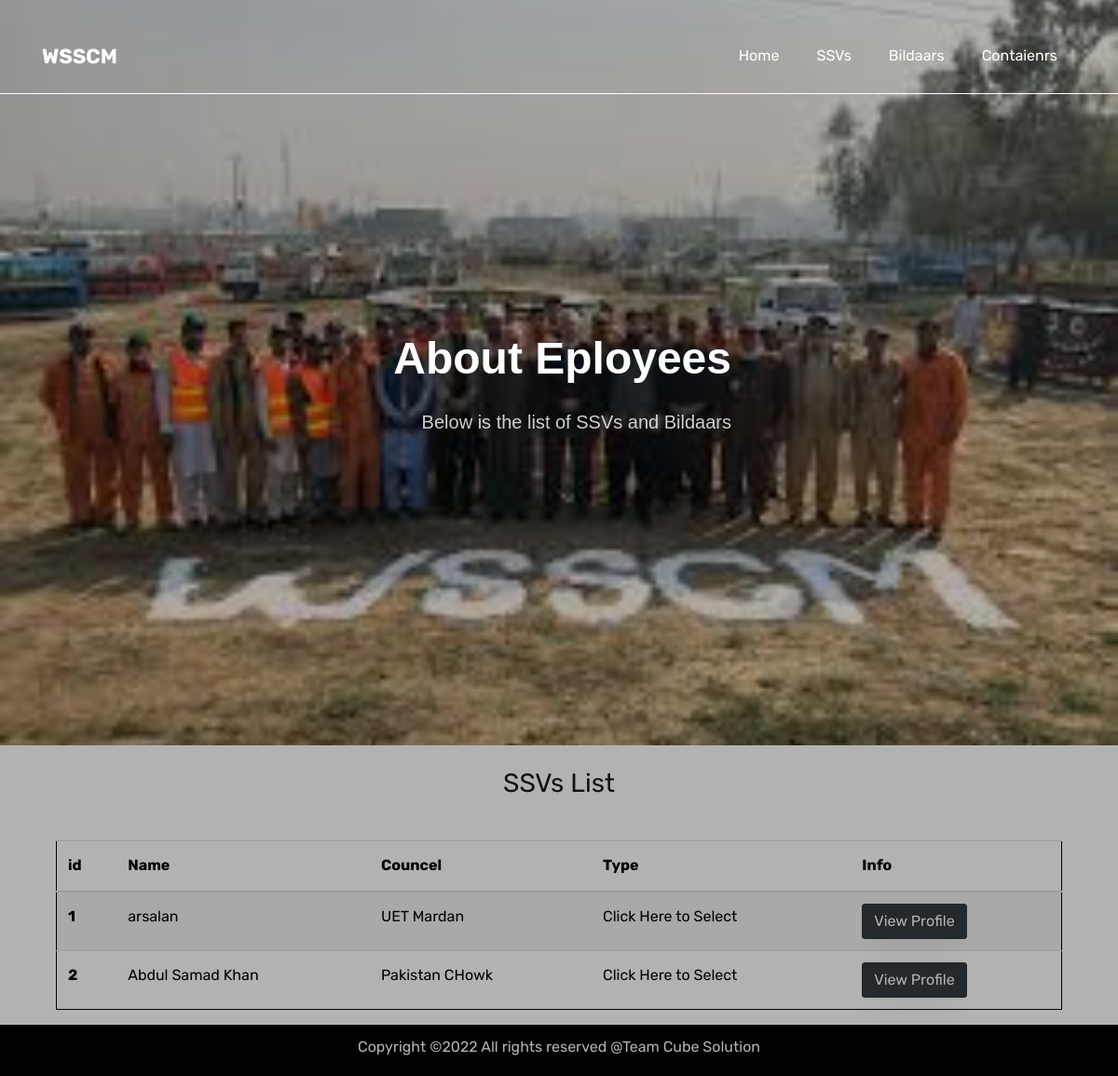
Screenshot of /ssv.php with the database file from the repository.
### tables this page shows
CREATE TABLE `ssv` (
  `ssv_id` int(11) NOT NULL,
  `ssv_name` varchar(200) NOT NULL,
  `ssv_type` varchar(20) NOT NULL,
  `start_date` datetime NOT NULL,
  `ssv_phone` varchar(15) NOT NULL,
  `ssv_area` varchar(50) NOT NULL,
  `ssc_mail` varchar(30) NOT NULL
);

### functions/function.php (called while the page is built, shortened)
<?php
function run_query($query) {
$con = mysqli_connect("localhost", "root", "", "solid_waste");
$result = mysqli_query($con, $query);
if ( false===$result ) {
  printf("error: %s\n", mysqli_error($con));
}
else {
  return $result;
}
}
?>

### ssv.php (the view, shortened to what this page needs)
<!DOCTYPE html>
<html lang="en">
  <head>
    <link rel="stylesheet" href="css/open-iconic-bootstrap.min.css">
    <link rel="stylesheet" href="css/animate.css">
    <link rel="stylesheet" href="css/owl.carousel.min.css">
    <link rel="stylesheet" href="css/owl.theme.default.min.css">
    <link rel="stylesheet" href="css/magnific-popup.css">
    <link rel="stylesheet" href="css/aos.css">
    <link rel="stylesheet" href="css/ionicons.min.css">
    <link rel="stylesheet" href="css/flaticon.css">
    <link rel="stylesheet" href="css/icomoon.css">
    <link rel="stylesheet" href="css/style.css">
  </head>
  <body>
  <nav  class="navbar navbar-expand-lg navbar-dark ftco_navbar bg-dark ftco-navbar-light" id="ftco-navbar" style="border-bottom: white 1px solid;">
	    <div class="container" >
	      <a class="navbar-brand" href="index.html"><span>WSSCM</span></a>
	      <div class="collapse navbar-collapse" id="" ">
	        <ul class="navbar-nav nav ml-auto" >
	          <li class="nav-item"><a href="index.html" class="nav-link" data-nav-section="home"><span>Home</span></a></li>
            <li class="nav-item"><a href="ssv.php" class="nav-link" data-nav-section="employee"><span>SSVs</span></a></li>
            <li class="nav-item"><a href="bildar.php" class="nav-link" data-nav-section="employee"><span>Bildaars</span></a></li>
	          <li class="nav-item"><a href="containers.php" class="nav-link" data-nav-section="contact"><span>Contaienrs</span></a></li>
	        </ul>
	      </div>
	    </div>
	  </nav>
      <section class="hero-wrap js-fullheight" style="background-image: url('images/employ.jpg');" data-section="home">
        <div class="overlay"></div>
        <div class="container">
          <div class="row no-gutters slider-text js-fullheight align-items-center justify-content-start" data-scrollax-parent="true">
              <div class="col-md-8 ftco-animate mt-5" data-scrollax=" properties: { translateX: '70%' }" style="font-family: 'Gill Sans', 'Gill Sans MT', Calibri, 'Trebuchet MS', sans-serif;">
                  <h1 class="mb-4 text-right" data-scrollax="properties: { translateY: '30%', opacity: 1.6 }" style="font-weight: bold;font-family: ;"> About Eployees</h1>
                  <p class="mb-4 text-right" data-scrollax="properties: { translateY: '30%', opacity: 1.6 }" style="font-weight: 50;">Below is the list of SSVs and Bildaars</p>
                </div>
          </div>
        </div>
      </section>
 <div style="text-align: center;padding-top: 20px; ">
     <h3 >SSVs List</h3>
 </div>
<center>
<table class="table table-striped " style="color: black;width: 90%; border: 1px black solid; margin-top: 40px;">
    <thead>
      <tr>
        <th scope="col">id</th>
        <th scope="col">Name</th>
        <th scope="col">Councel</th>
        <th scope="col">Type</th>
        <th scope="col">Info</th>
      </tr>
    </thead>
    <tbody>
    <?php
                   include("functions/function.php");
                   $get_ssv = "SELECT * FROM `ssv`;";
                   $ssv_query_result = run_query($get_ssv);
                   while($ssv=mysqli_fetch_array($ssv_query_result)){
                       $ssv_id = $ssv['ssv_id']
                    ?>
                       <tr>
        <th scope="row"><?php echo $ssv['ssv_id']; ?></th>
        <td><?php echo $ssv['ssv_name']; ?></td>
        <td><?php echo $ssv['ssv_area']; ?></td>
        <td><?php echo $ssv['ssv_type']; ?></td>
        <td><?php echo '<a href="ssvprofile.php?ssv_id=' . $ssv_id . '"><button class="btn btn-dark">View Profile</button></a>'; ?> </td>
      </tr>
                    <?php
                   }
                   ?>
    </tbody>
  </table>
</center>
    <footer class="ftco-footer ftco-section" style="padding: 10px 0 0 0;">
        <div class="row">
        <div class="col-md-12 text-center">
         <p>
            Copyright &copy;<script>document.write(new Date().getFullYear());</script> All rights reserved @Team Cube Solution
         </p>
        </div>
        </div>
      </footer>
  </body>
</html>

### rows the page displays
ssv: ssv_id "1", ssv_name "arsalan", ssv_area "UET Mardan", ssv_type "Click Here to Select"
ssv: ssv_id "2", ssv_name "Abdul Samad Khan", ssv_area "Pakistan CHowk", ssv_type "Click Here to Select"
